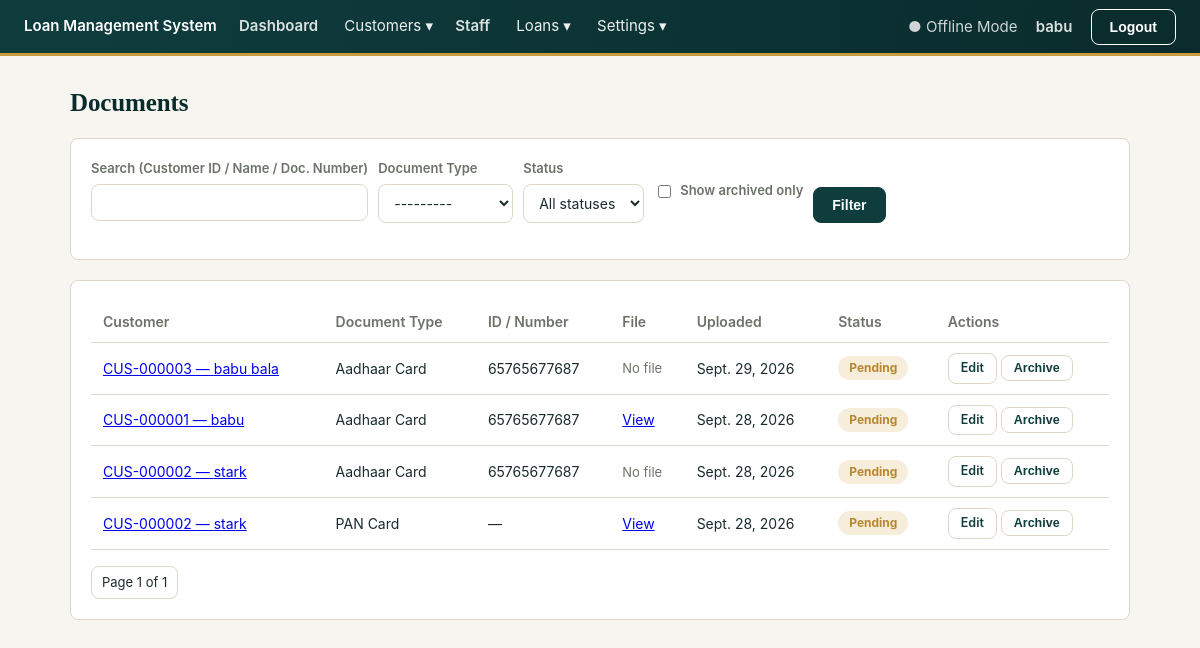
The page /documents/ (signed in) on the database its author committed.
### core/models.py (models this page shows, shortened)
class SystemSetting(models.Model):
    key = models.CharField(max_length=100, unique=True)
    value = models.TextField(blank=True)

### accounts/models.py (models this page shows, shortened)
class AdminUser(AbstractUser):
    full_name = models.CharField(max_length=150, blank=True)
    session_timeout_minutes = models.PositiveIntegerField(
        default=30,
        help_text="Auto-logout after this many minutes of inactivity.",
    )

### documents/models.py (models this page shows, shortened)
class CustomerDocument(models.Model):
    STATUS_PENDING = "pending"
    STATUS_VERIFIED = "verified"
    STATUS_REJECTED = "rejected"
    STATUS_CHOICES = [
        (STATUS_PENDING, "Pending"),
        (STATUS_VERIFIED, "Verified"),
        (STATUS_REJECTED, "Rejected"),
    ]
    customer = models.ForeignKey(
        "customers.Customer", on_delete=models.CASCADE, related_name="documents"
    )
    document_type = models.ForeignKey(
        DocumentType,
        on_delete=models.PROTECT,
        limit_choices_to={"scope": DocumentType.SCOPE_CUSTOMER, "is_active": True},
    )
    document_number = models.CharField(
        max_length=100,
        blank=True,
        help_text="ID / document number. Required if no file is uploaded.",
    )
    file = models.FileField(
        upload_to=customer_document_upload_path,
        blank=True,
        null=True,
        validators=[
            FileExtensionValidator(allowed_extensions=ALLOWED_DOCUMENT_EXTENSIONS),
            validate_document_file_size,
        ],
        help_text="PDF, JPG, JPEG or PNG. Optional if a document number is provided instead.",
    )
    uploaded_date = models.DateField(auto_now_add=True)
    verified_status = models.CharField(
        max_length=10, choices=STATUS_CHOICES, default=STATUS_PENDING
    )
    verified_date = models.DateField(null=True, blank=True)
    remarks = models.TextField(blank=True)
    is_archived = models.BooleanField(default=False)
    archived_at = models.DateTimeField(null=True, blank=True)
    class Meta:
        ordering = ["document_type__display_order", "-uploaded_date"]

class DocumentType(models.Model):
    SCOPE_CUSTOMER = "customer"
    SCOPE_LOAN = "loan"
    SCOPE_CHOICES = [
        (SCOPE_CUSTOMER, "Customer KYC Document"),
        (SCOPE_LOAN, "Loan Document"),
    ]
    name = models.CharField(max_length=100)
    code = models.SlugField(max_length=50, unique=True)
    scope = models.CharField(max_length=10, choices=SCOPE_CHOICES, default=SCOPE_CUSTOMER)
    is_active = models.BooleanField(default=True)
    display_order = models.PositiveIntegerField(default=0)
    class Meta:
        ordering = ["scope", "display_order", "name"]
    def __str__(self):
        return self.name

### customers/models.py (models this page shows, shortened)
class Customer(models.Model):
    GENDER_MALE = "male"
    GENDER_FEMALE = "female"
    GENDER_OTHER = "other"
    GENDER_CHOICES = [
        (GENDER_MALE, "Male"),
        (GENDER_FEMALE, "Female"),
        (GENDER_OTHER, "Other"),
    ]
    MARITAL_SINGLE = "single"
    MARITAL_MARRIED = "married"
    MARITAL_OTHER = "other"
    MARITAL_CHOICES = [
        (MARITAL_SINGLE, "Single"),
        (MARITAL_MARRIED, "Married"),
        (MARITAL_OTHER, "Other"),
    ]
    STATUS_ACTIVE = "active"
    STATUS_INACTIVE = "inactive"
    STATUS_CHOICES = [
        (STATUS_ACTIVE, "Active"),
        (STATUS_INACTIVE, "Inactive"),
    ]
    customer_id = models.CharField(max_length=20, unique=True, editable=False)
    full_name = models.CharField(max_length=150)
    date_of_birth = models.DateField()
    gender = models.CharField(max_length=10, choices=GENDER_CHOICES)
    mobile = models.CharField(max_length=10, validators=[mobile_validator], unique=True)
    alternate_mobile = models.CharField(
        max_length=10, validators=[mobile_validator], blank=True
    )
    email = models.EmailField(blank=True)
    photo = models.ImageField(upload_to="customers/photos/", blank=True, null=True)
    marital_status = models.CharField(max_length=10, choices=MARITAL_CHOICES)
    occupation = models.CharField(max_length=100)
    monthly_income = models.DecimalField(max_digits=12, decimal_places=2)
    father_husband_name = models.CharField(max_length=150)
    permanent_door_no = models.CharField(max_length=50)
    permanent_street = models.CharField(max_length=150)
    permanent_area = models.CharField(max_length=150)
    permanent_village_town = models.CharField(max_length=150)
    permanent_city = models.CharField(max_length=100)
    permanent_district = models.CharField(max_length=100)
    permanent_state = models.CharField(max_length=100)
    permanent_pincode = models.CharField(max_length=6, validators=[pincode_validator])
    same_as_permanent_address = models.BooleanField(default=True)
    current_door_no = models.CharField(max_length=50, blank=True)
    current_street = models.CharField(max_length=150, blank=True)
    current_area = models.CharField(max_length=150, blank=True)
    current_village_town = models.CharField(max_length=150, blank=True)
    current_city = models.CharField(max_length=100, blank=True)
    current_district = models.CharField(max_length=100, blank=True)
    current_state = models.CharField(max_length=100, blank=True)
    current_pincode = models.CharField(max_length=6, blank=True)
    status = models.CharField(max_length=10, choices=STATUS_CHOICES, default=STATUS_ACTIVE)
    default_staff = models.ForeignKey(
        "staff.Staff", on_delete=models.SET_NULL, null=True, blank=True,
        related_name="default_customers",
        help_text="Optional staff member to use as the default when this customer gets a new loan.",
    )
    created_at = models.DateTimeField(auto_now_add=True)
    updated_at = models.DateTimeField(auto_now=True)
    class Meta:
        ordering = ["-created_at"]

### documents/views.py (the view, shortened to what this page needs)
# urls.py: path("", views.document_list, name="list"),
@login_required
def document_list(request):
    search_form = DocumentManagementSearchForm(request.GET or None)
    documents = CustomerDocument.objects.select_related("customer", "document_type")
    show_archived = False
    documents = documents.filter(is_archived=show_archived)
    paginator = Paginator(documents, 25)
    page_obj = paginator.get_page(request.GET.get("page"))
    return render(
        request,
        "documents/document_list.html",
        {
            "page_obj": page_obj,
            "search_form": search_form,
            "show_archived": show_archived,
        },
    )

### documents/forms.py
class DocumentManagementSearchForm(forms.Form):
    q = forms.CharField(required=False, label="Search (Customer ID / Name / Doc. Number)")
    document_type = forms.ModelChoiceField(
        required=False,
        queryset=DocumentType.objects.filter(scope=DocumentType.SCOPE_CUSTOMER),
    )
    verified_status = forms.ChoiceField(
        required=False,
        choices=[("", "All statuses")] + list(CustomerDocument.STATUS_CHOICES),
    )
    show_archived = forms.BooleanField(required=False, label="Show archived only")

### core/context_processors.py (called while the page is built)
def system_settings(request):
    return {"company_name": get_setting("company_name")}

### core/models.py (called while the page is built)
def get_setting(key, default=None):
    try:
        return SystemSetting.objects.get(key=key).value
    except SystemSetting.DoesNotExist:
        return DEFAULTS.get(key, default)

### documents/templates/documents/document_list.html (shortened to what this page needs)
{% extends "base.html" %}
{% block content %}
<h1>Documents{% if show_archived %} — Archived{% endif %}</h1>
<form method="get" class="card">
  <div class="search-bar">
    <div class="form-group">
      <label>{{ search_form.q.label }}</label>
      {{ search_form.q }}
    </div>
    <div class="form-group">
      <label>Document Type</label>
      {{ search_form.document_type }}
    </div>
    <div class="form-group">
      <label>Status</label>
      {{ search_form.verified_status }}
    </div>
    <div class="form-group" style="flex-direction:row;align-items:center;gap:6px;">
      {{ search_form.show_archived }}
      <label style="margin:0;">Show archived only</label>
    </div>
    <div class="form-group" style="align-self:flex-end;">
      <button class="btn">Filter</button>
    </div>
  </div>
</form>
<div class="card">
  <table>
    <thead>
      <tr>
        <th>Customer</th>
        <th>Document Type</th>
        <th>ID / Number</th>
        <th>File</th>
        <th>Uploaded</th>
        <th>Status</th>
        <th>Actions</th>
      </tr>
    </thead>
    <tbody>
      {% for document in page_obj %}
        <tr>
          <td><a href="{% url 'customers:detail' document.customer.pk %}?tab=documents">{{ document.customer.customer_id }} — {{ document.customer.full_name }}</a></td>
          <td>{{ document.document_type.name }}</td>
          <td>{{ document.document_number|default:"—" }}</td>
          <td>{% if document.file %}<a href="{{ document.file.url }}" target="_blank">View</a>{% else %}<span class="muted">No file</span>{% endif %}</td>
          <td>{{ document.uploaded_date }}</td>
          <td><span class="badge {{ document.verified_status }}">{{ document.get_verified_status_display }}</span></td>
          <td>
            <a href="{% url 'documents:edit' document.pk %}" class="btn small secondary">Edit</a>
            <form method="post" action="{% url 'documents:archive_toggle' document.pk %}" style="display:inline">
              <button type="submit" class="btn small secondary">
                {% if document.is_archived %}Restore{% else %}Archive{% endif %}
              </button>
            </form>
          </td>
        </tr>
      {% empty %}
        <tr><td colspan="7" class="muted">No documents found.</td></tr>
      {% endfor %}
    </tbody>
  </table>
  <div class="pagination">
    <span>Page {{ page_obj.number }} of {{ page_obj.paginator.num_pages }}</span>
  </div>
</div>
{% endblock %}

### templates/base.html (shortened to what this page needs)
{% load static %}
<!DOCTYPE html>
<html lang="en">
<head>
  <link rel="stylesheet" href="{% static 'css/app.css' %}">
</head>
<body>
  <div class="topbar">
    <div>
      <a href="{% url 'customers:list' %}">{{ company_name|default:"Loan Management System" }}</a>
      <a href="{% url 'reports:dashboard' %}" style="margin-left:18px;opacity:.85;">Dashboard</a>
      <div class="nav-dropdown">
        <span class="nav-dropdown-toggle">Customers ▾</span>
      </div>
      <a href="{% url 'staff:list' %}" style="margin-left:18px;opacity:.85;;">Staff</a>
      <div class="nav-dropdown">
        <span class="nav-dropdown-toggle">Loans ▾</span>
      </div>
      <div class="nav-dropdown">
        <span class="nav-dropdown-toggle">Settings ▾</span>
      </div>
    </div>
    <div>
      <span style="margin-right:14px; opacity:.8;">● Offline Mode</span>
      {% if user.is_authenticated %}
        <a href="{% url 'accounts:profile' %}" style="color:#fff;opacity:.85;margin-right:14px;">{{ user.full_name|default:user.username }}</a>
        <form method="post" action="{% url 'accounts:logout' %}" style="display:inline">
          <button type="submit" class="btn secondary" style="color:#fff;border-color:#fff;">Logout</button>
        </form>
      {% endif %}
    </div>
  </div>
  <div class="container">
    {% block content %}{% endblock %}
  </div>
</body>
</html>

### static/css/app.css (style rules this page uses)
:root { --color-bg: #f7f5f0; --color-surface: #ffffff; --color-border: #ded7c7; --color-ink: #1b2b2b; --color-muted: #6b7268; --color-primary: #0f3d3e; --color-primary-dark: #0a2b2c; --color-primary-light: #e4efee; --color-accent: #c89b3c; --color-accent-dark: #a57f2c; --color-success: #3f7d58; --color-success-bg: #e7f2ec; --color-danger: #a6402f; --color-danger-bg: #f7e9e6; --color-warning: #b8862f; --color-warning-bg: #f6eedb; --radius: 8px; --radius-lg: 12px; --font: -apple-system, "Segoe UI", Roboto, "Helvetica Neue", Arial, sans-serif; --font-display: Georgia, "Times New Roman", "Noto Serif", serif; }
* { box-sizing: border-box; }
body { margin: 0; font-family: var(--font); background: var(--color-bg); color: var(--color-ink); font-size: 15px; line-height: 1.5; }
h1, h2, h3 { font-family: var(--font-display); font-weight: 700; letter-spacing: -0.005em; margin-top: 0; color: var(--color-primary-dark); }
h1 { font-size: 25px; }
.topbar { background: linear-gradient(100deg, var(--color-primary) 0%, var(--color-primary-dark) 100%); color: #fff; padding: 0 24px; display: flex; justify-content: space-between; align-items: center; border-bottom: 3px solid var(--color-accent); min-height: 56px; }
.topbar a { color: #fff; text-decoration: none; font-weight: 600; }
.container { max-width: 1100px; margin: 28px auto; padding: 0 20px; }
.card { background: var(--color-surface); border: 1px solid var(--color-border); border-radius: var(--radius); padding: 20px; margin-bottom: 20px; transition: box-shadow 0.2s ease, transform 0.2s ease; }
table { width: 100%; border-collapse: collapse; }
th, td { text-align: left; padding: 10px 12px; border-bottom: 1px solid var(--color-border); font-size: 14px; }
th { color: var(--color-muted); font-weight: 600; }
tbody tr { transition: background 0.15s ease; }
.btn { display: inline-block; padding: 9px 18px; border-radius: var(--radius); border: 1px solid var(--color-primary); background: var(--color-primary); color: #fff; text-decoration: none; font-size: 14px; font-weight: 600; cursor: pointer; transition: background 0.15s ease, transform 0.15s ease, box-shadow 0.15s ease; }
.btn.secondary { background: transparent; color: var(--color-primary); border-color: var(--color-border); }
.btn.small { padding: 5px 12px; font-size: 12.5px; }
.badge { display: inline-block; padding: 3px 11px; border-radius: 999px; font-size: 12px; font-weight: 700; }
.badge.pending { background: var(--color-warning-bg); color: var(--color-warning); }
.form-group { display: flex; flex-direction: column; gap: 5px; }
.form-group label { font-size: 13px; font-weight: 600; color: var(--color-muted); }
input, select, textarea { padding: 9px 11px; border: 1px solid var(--color-border); border-radius: var(--radius); font-size: 14px; font-family: inherit; background: var(--color-surface); color: var(--color-ink); transition: border-color 0.15s ease, box-shadow 0.15s ease; }
.search-bar { display: flex; gap: 10px; margin-bottom: 16px; flex-wrap: wrap; }
.pagination { display: flex; gap: 6px; margin-top: 16px; }
.pagination a, .pagination span { padding: 6px 10px; border: 1px solid var(--color-border); border-radius: var(--radius); text-decoration: none; color: var(--color-ink); font-size: 13px; }
.muted { color: var(--color-muted); font-size: 13px; }
.nav-dropdown { position: relative; display: inline-block; margin-left: 22px; }
.nav-dropdown-toggle { cursor: pointer; opacity: .92; color: #fff; font-size: inherit; user-select: none; }

### rows shown on the page
SystemSetting: value "Loan Management System"
AdminUser: full_name "babu"
CustomerDocument: customer.customer_id "CUS-000003", customer.full_name "babu bala", document_type.name "Aadhaar Card", document_number "65765677687", file "No file", uploaded_date "Sept. 29, 2026", verified_status "Pending", is_archived "Archive"
CustomerDocument: customer.customer_id "CUS-000001", customer.full_name "babu", document_type.name "Aadhaar Card", document_number "65765677687", uploaded_date "Sept. 28, 2026", verified_status "Pending", is_archived "Archive"
CustomerDocument: customer.customer_id "CUS-000002", customer.full_name "stark", document_type.name "Aadhaar Card", document_number "65765677687", file "No file", uploaded_date "Sept. 28, 2026", verified_status "Pending", is_archived "Archive"
CustomerDocument: customer.customer_id "CUS-000002", customer.full_name "stark", document_type.name "PAN Card", document_number "—", uploaded_date "Sept. 28, 2026", verified_status "Pending", is_archived "Archive"

### other values the page prints
{{ search_form.q.label }} "Search (Customer ID / Name / Doc. Number)"
{{ page_obj.number }} "1"
{{ page_obj.paginator.num_pages }} "1"
